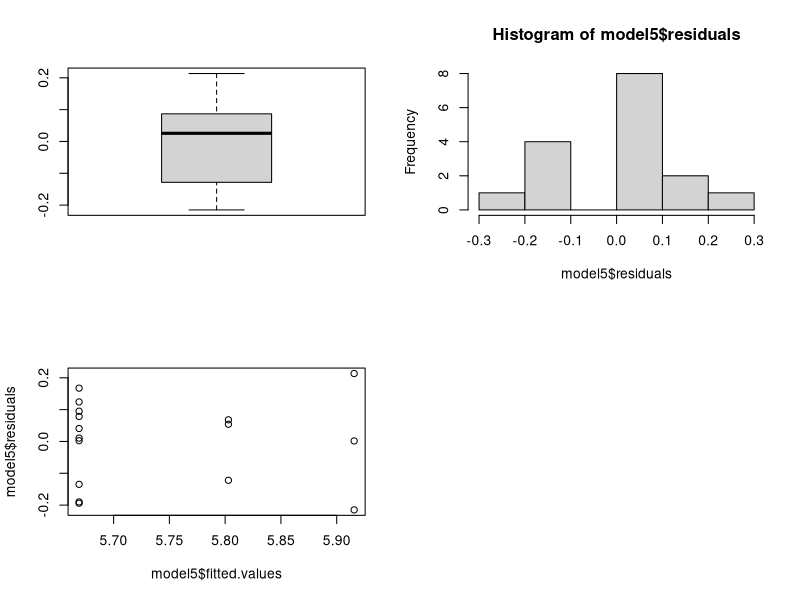

This figure's R source:
#Sym Density Script for Time Point 0 in Apul_Plasticity

## install packages if you dont already have them
if (!require("tidyverse")) install.packages("tidyverse")
if (!require("plotrix")) install.packages("plotrix")

# load packages
library(plotrix)
library(tidyverse)

#Set working directory and import data
setwd("C:/Users/Dennis/Documents/Github/Apulchra_Plasticity")

# Cell count data
sym_counts <- read_csv("data/timepoint_0/0_sym_counts/0_sym_counts_data.csv")

# Surface area data
sa <- read.csv("output/0_surface_area.csv")

# Tissue homogenate volume data
homog_vols <- read_csv("data/timepoint_0/0_homogenate_vols/0_homogenate_vols.csv") %>% select(1:2)

# Coral sample metadata
metadata <- read_csv("metadata/coral_metadata.csv") %>% select(1:3)

# Join homogenate volumes and surface area with sample metadata
metadata <- full_join(metadata, homog_vols) %>%
  full_join(sa)

# Calculate mean counts for each sample
sym_counts1 <- sym_counts %>%
  select(colony_id, Squares.Counted, matches("Count[0-9]")) %>%
  gather("rep", "count", -colony_id, -Squares.Counted) %>%
  group_by(colony_id, Squares.Counted) %>%
  summarise(mean_count = mean(count, na.rm = TRUE))

# Join mean counts with sample metadata
sym_counts2 <- full_join(sym_counts1, metadata, by="colony_id")
sym_counts2 <- sym_counts2%>% filter(species=="Acropora")

# Normalize counts by homogenate volume and surface area
sym_counts3 <- sym_counts2 %>%
  mutate(cells.mL = mean_count * 10000 / Squares.Counted,
         cells = cells.mL * homog_vol_ml,
         cells.cm2 = cells / surface.area.cm2)

#Plot of the Data for each Site
Fig.5 <- sym_counts3 %>%
  ggplot(aes(x = site, y = cells.cm2, color = site)) +
  coord_cartesian(ylim = c(0, 2.5e6))+
  labs(x = "Site", y = "Symbiont Density (cells/cm2)", color = "Site") +
  geom_jitter(width = 0.1) +                                            # Plot all points
  stat_summary(fun.data = mean_cl_normal, fun.args = list(mult = 1),    # Plot standard error
               geom = "errorbar", color = "black", width = 0.5) +
  stat_summary(fun = mean, geom = "point", color = "black")           # Plot mean

#Quick Stats on Site vs Protein Content for all the corals
model5 <- aov(log10(cells.cm2) ~ site, data = sym_counts3)
anova(model5)
TukeyHSD(model5)
par(mfrow=c(2,2))
boxplot(model5$residuals)
hist(model5$residuals)
plot(model5$fitted.values, model5$residuals)

#save for concatenation (both Tukey and ANOVA to same output file)
sym.counts_res <- anova(model5)
sym.counts_tkyhsd_res <- TukeyHSD(model5)

# add SYM COUNTS
cat("C) ANOVA results of Sym.Counts (cells/cm2) at TP0 sites\n", file = "output/Table_TP0_Univariates.vs.Site_ANOVA_HSD.txt", append = TRUE)
capture.output(sym.counts_res, file = "output/Table_TP0_Univariates.vs.Site_ANOVA_HSD.txt", append = TRUE)
cat("\n", file = "output/Table_TP0_Univariates.vs.Site_ANOVA_HSD.txt", append = TRUE)


# add TukeyHSD in SYM COUNTS
cat("C) TukeyHSD results of Sym.Counts (cells/cm2) at TP0 sites\n", file = "output/Table_TP0_Univariates.vs.Site_ANOVA_HSD.txt", append = TRUE)
capture.output(sym.counts_tkyhsd_res, file = "output/Table_TP0_Univariates.vs.Site_ANOVA_HSD.txt", append = TRUE)
cat("\n\n", file = "output/Table_TP0_Univariates.vs.Site_ANOVA_HSD.txt", append = TRUE)


#Output of Summarized Symbiont cells by cm2
sym_counts3 %>%
  select(colony_id, site, cells.cm2) %>%
  mutate(timepoint="timepoint0")%>%
  write_csv(., path = "output/0_sym_counts.csv")


#re-join with metadata to select genotype information
# Coral sample metadata
sym_counts4 <- sym_counts3 %>%
  select(colony_id, site, cells.cm2) %>%
  mutate(timepoint="timepoint0")

metadata1 <- read_csv("metadata/coral_metadata.csv") %>% 
  select(1:3,6) %>%
  filter(species == "Acropora")

sym_counts_4geno <- full_join(sym_counts4, metadata1)

# Nursery 4 genotypes
sym_counts_4geno <- sym_counts_4geno %>%
  filter(genotype == "Genotype15"| genotype == "Genotype4"| genotype == "Genotype6"|genotype == "Genotype8") %>%
  select(colony_id, site, genotype, cells.cm2, timepoint) %>%
  write_csv(., path = "output/0_sym_counts_4geno.csv")

